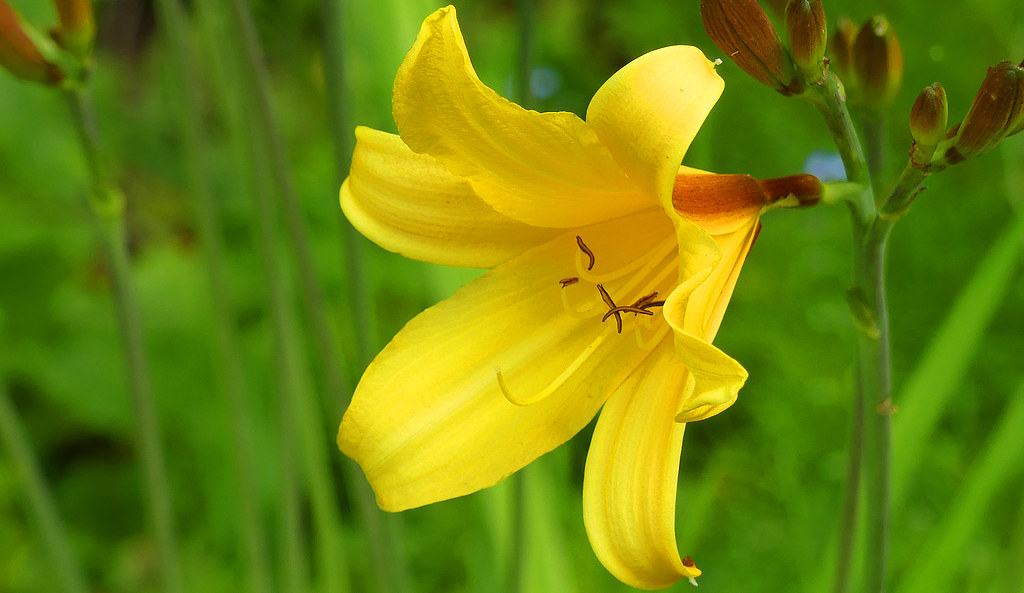
#> input picture Image processing/Photos/photo.jpg, 1024 x 593 px
$ python 16-understanding_digital_images.py
#> lines starting #> are read from the running program, lines starting #| are printed output that depends on the picture
from skimage import io
import numpy as np
from matplotlib import pyplot as plt
from skimage import img_as_float

image = io.imread("Photos/photo.jpg")
#> image is the input picture: shape (593, 1024, 3); mean R, G, B 109, 131.6, 11.3
#print(image)
#plt.imshow(image)
#print(image.max(),image.min())
'''
# makeing image using random
image_1 = np.random.random([500,500])
print(image_1)
plt.imshow(image_1)
'''

# converting image in float
float_image = img_as_float(image)
plt.imshow(float_image)
print(float_image.max(),float_image.min())
#| 1.0 0.0

# creating black image using zero matrix
Dark_image = np.zeros((500,500,3))
plt.imshow(Dark_image)


Dark_image[100:400,100:400] = (250,0,0)
plt.imshow(Dark_image)
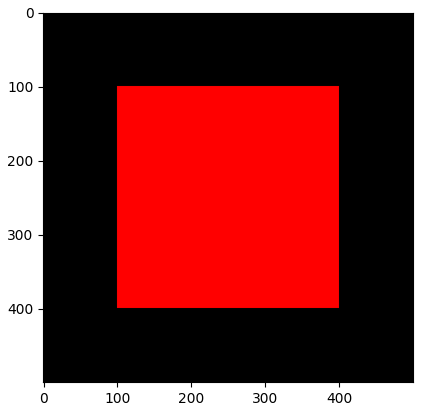
#> figure drawn by matplotlib, 1 panel
